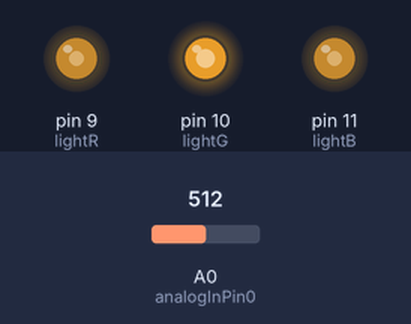
Simulated run of this sketch. Board: Arduino Uno, built with avr-gcc and run on an emulated ATmega328P. Parts: output pins drawn as LEDs (lit = HIGH). The inputs (shaded band) are chosen by the test bench; at power-on: A0 (analogInPin0) = 512.

Above: at 1.2 s.
1.3 s: A0 (analogInPin0) set to 716
At 2.4 s:
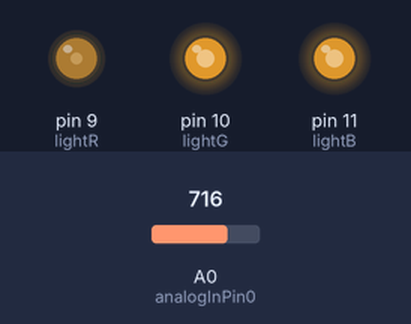
2.8 s: A0 (analogInPin0) set to 900
At 3.9 s:
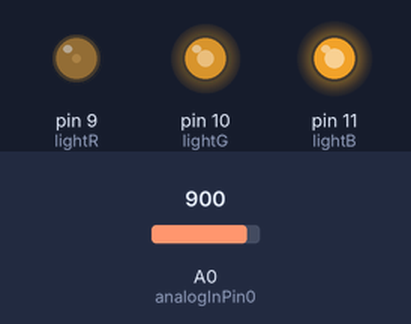
4.3 s: A0 (analogInPin0) set to 1023
At 5.4 s:
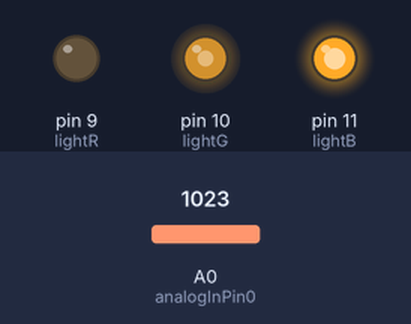
5.8 s: A0 (analogInPin0) set to 306
At 6.9 s:
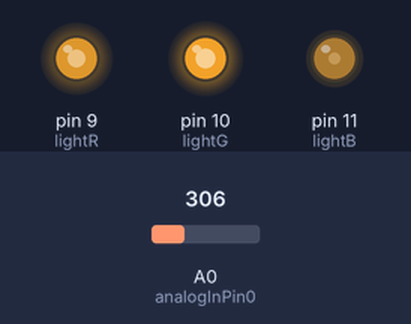
7.3 s: A0 (analogInPin0) set to 122
At 8.3 s:
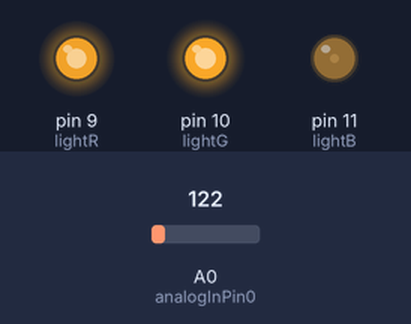
Timing chart, 0 to 9.8 s (numbered marks = the images above; inputs shaded):
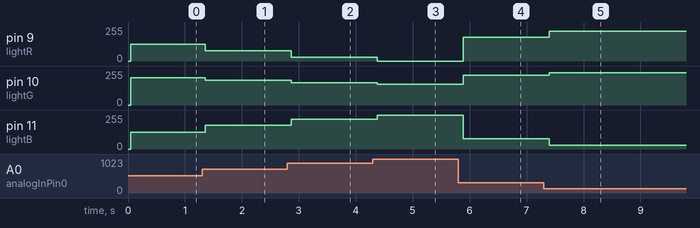

The sketch:

rgb-transition-expo.ino
```cpp
/*
    Taller del Color 2016
    Pedro Garretón - Herbert Spencer
    e[ad]
*/

// input addresses
const int analogInPin0 = 0;
//const int analogInPin1 = 1;
//const int analogInPin2 = 2;

// lightput addresses
const int lightR = 9;
const int lightG = 10;
const int lightB = 11;

// potenciometer values
int potR = 0;
//int potG = 0;
//int potB = 0;

// mapped lightput values
int lightRval = 0;
int lightGval = 0;
int lightBval = 0;

// false = rgb perillas | true = modo transición entre 2 colores

// normalized potenciometer values
float potRnorm = 0;
//float potGnorm = 0;
//float potBnorm = 0;

// color 1 - origin
int colR1 = 255;
int colG1 = 255;
int colB1 = 0;

// color 2 - destiny
int colR2 = 0;
int colG2 = 155;
int colB2 = 255;

// temporizer variables
int counter = 0;
int potRprev = 0;
//int potGprev = 0;
//int potBprev = 0;
int minDiff = 40;
int timeGap = 500;

void setup() {
  // initialize serial communications at 9600 bps:
  Serial.begin(9600);
}

void loop() {

  // read potenciometer values:
  potR = analogRead(analogInPin0);
  potR = constrain(potR, 1, 1023);
  //potG = analogRead(analogInPin1);
  //potB = analogRead(analogInPin2);


  potRnorm = potR / 1023.0;
  //potGnorm = potG / 1023.0;
  //potBnorm = potB / 1023.0;

  lightRval = (potRnorm * colR2) + ((1 - potRnorm) * colR1);
  lightGval = (potRnorm * colG2) + ((1 - potRnorm) * colG1);
  lightBval = (potRnorm * colB2) + ((1 - potRnorm) * colB1);

  // timer
  if (abs(potR - potRprev) < minDiff) {
    counter ++;
  } else if (abs(potR - potRprev) > minDiff) {
    counter = 0;
  }

  if (counter > timeGap) {
    lightRval = colR2;
    lightGval = colG2;
    lightBval = colB2;
  }

  // potRprev = potR;
  // potGprev = potG;
  // potBprev = potB;

  delay(50);

  // write values
  analogWrite(lightR, lightRval);
  analogWrite(lightG, lightGval);
  analogWrite(lightB, lightBval);

  // debugPots();
  // debugLights();
  // debugNorms();

}

void debugLights() {
  // print the results to the serial monitor:

  Serial.print("R = ");
  Serial.print(lightRval);

  Serial.print("\t G = ");
  Serial.print(lightGval);

  Serial.print("\t B = ");
  Serial.println(lightBval);

  delay(50);
}

void debugNorms() {
  // print the results to the serial monitor:

  Serial.print("potRnorm = ");
  Serial.print(potRnorm);

  //Serial.print("\t potGnorm = ");
  //Serial.print(potGnorm);

  //Serial.print("\t potBnorm = ");
  //Serial.print(potBnorm);

  Serial.print("\t counter = ");
  Serial.println(counter);

  delay(50);
}

void debugPots() {
  // print the results to the serial monitor:

  Serial.print("potR = ");
  Serial.print(potR);

  //Serial.print("\t potG = ");
  //Serial.print(potG);

  //Serial.print("\t potB = ");
  //Serial.print(potB);

  Serial.print("\t counter = ");
  Serial.println(counter);

  delay(50);
}
```

Measured:
- after the input at 1.3 s, pin 9 (lightR): 127/255 → 76/255 after 0.06 s; pin 10 (lightG): 204/255 → 185/255 after 0.06 s; pin 11 (lightB): 127/255 → 178/255 after 0.06 s
- after the input at 2.8 s, pin 9 (lightR): 76/255 → 30/255 after 0.07 s; pin 10 (lightG): 185/255 → 167/255 after 0.07 s; pin 11 (lightB): 178/255 → 224/255 after 0.07 s
- after the input at 4.3 s, pin 9 (lightR): 30/255 → 0/255 after 0.08 s; pin 10 (lightG): 167/255 → 155/255 after 0.08 s; pin 11 (lightB): 224/255 → 255/255 after 0.08 s
- after the input at 5.8 s, pin 9 (lightR): 0/255 → 178/255 after 0.09 s; pin 10 (lightG): 155/255 → 225/255 after 0.09 s; pin 11 (lightB): 255/255 → 76/255 after 0.09 s
- after the input at 7.3 s, pin 9 (lightR): 178/255 → 224/255 after 0.09 s; pin 10 (lightG): 225/255 → 243/255 after 0.09 s; pin 11 (lightB): 76/255 → 30/255 after 0.09 s
